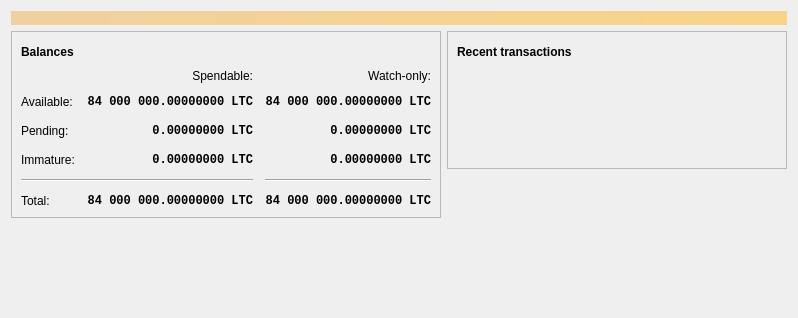
<?xml version="1.0" encoding="UTF-8"?>
<ui version="4.0">
 <class>OverviewPage</class>
 <widget class="QWidget" name="OverviewPage">
  <property name="geometry">
   <rect>
    <x>0</x>
    <y>0</y>
    <width>798</width>
    <height>318</height>
   </rect>
  </property>
  <property name="windowTitle">
   <string>Form</string>
  </property>
  <layout class="QVBoxLayout" name="topLayout">
   <item>
    <widget class="QLabel" name="labelAlerts">
     <property name="visible">
      <bool>false</bool>
     </property>
     <property name="styleSheet">
      <string notr="true">QLabel { background-color: qlineargradient(x1: 0, y1: 0, x2: 1, y2: 0, stop:0 #F0D0A0, stop:1 #F8D488); color:#000000; }</string>
     </property>
     <property name="wordWrap">
      <bool>true</bool>
     </property>
     <property name="margin">
      <number>3</number>
     </property>
     <property name="textInteractionFlags">
      <set>Qt::TextSelectableByMouse</set>
     </property>
    </widget>
   </item>
   <item>
    <layout class="QHBoxLayout" name="horizontalLayout" stretch="1,1">
     <item>
      <layout class="QVBoxLayout" name="verticalLayout_2">
       <item>
        <widget class="QFrame" name="frame">
         <property name="frameShape">
          <enum>QFrame::StyledPanel</enum>
         </property>
         <property name="frameShadow">
          <enum>QFrame::Raised</enum>
         </property>
         <layout class="QVBoxLayout" name="verticalLayout_4">
          <item>
           <layout class="QHBoxLayout" name="horizontalLayout_4">
            <item>
             <widget class="QLabel" name="label_5">
              <property name="font">
               <font>
                <weight>75</weight>
                <bold>true</bold>
               </font>
              </property>
              <property name="text">
               <string>Balances</string>
              </property>
             </widget>
            </item>
            <item>
             <widget class="QPushButton" name="labelWalletStatus">
              <property name="enabled">
               <bool>true</bool>
              </property>
              <property name="maximumSize">
               <size>
                <width>30</width>
                <height>16777215</height>
               </size>
              </property>
              <property name="toolTip">
               <string>The displayed information may be out of date. Your wallet automatically synchronizes with the Lorene network after a connection is established, but this process has not completed yet.</string>
              </property>
              <property name="text">
               <string/>
              </property>
              <property name="icon">
               <iconset resource="../bitcoin.qrc">
                <normaloff>:/icons/warning</normaloff>
                <disabledoff>:/icons/warning</disabledoff>:/icons/warning</iconset>
              </property>
              <property name="iconSize">
               <size>
                <width>24</width>
                <height>24</height>
               </size>
              </property>
              <property name="flat">
               <bool>true</bool>
              </property>
             </widget>
            </item>
            <item>
             <spacer name="horizontalSpacer_3">
              <property name="orientation">
               <enum>Qt::Horizontal</enum>
              </property>
              <property name="sizeHint" stdset="0">
               <size>
                <width>40</width>
                <height>20</height>
               </size>
              </property>
             </spacer>
            </item>
           </layout>
          </item>
          <item>
           <layout class="QGridLayout" name="gridLayout">
            <property name="spacing">
             <number>12</number>
            </property>
            <item row="2" column="2">
             <widget class="QLabel" name="labelWatchPending">
              <property name="font">
               <font>
                <family>Monospace</family>
                <weight>75</weight>
                <bold>true</bold>
               </font>
              </property>
              <property name="cursor">
               <cursorShape>IBeamCursor</cursorShape>
              </property>
              <property name="toolTip">
               <string>Unconfirmed transactions to watch-only addresses</string>
              </property>
              <property name="text">
               <string notr="true">0.00000000 LTC</string>
              </property>
              <property name="alignment">
               <set>Qt::AlignRight|Qt::AlignTrailing|Qt::AlignVCenter</set>
              </property>
              <property name="textInteractionFlags">
               <set>Qt::LinksAccessibleByMouse|Qt::TextSelectableByKeyboard|Qt::TextSelectableByMouse</set>
              </property>
             </widget>
            </item>
            <item row="2" column="1">
             <widget class="QLabel" name="labelUnconfirmed">
              <property name="font">
               <font>
                <family>Monospace</family>
                <weight>75</weight>
                <bold>true</bold>
               </font>
              </property>
              <property name="cursor">
               <cursorShape>IBeamCursor</cursorShape>
              </property>
              <property name="toolTip">
               <string>Total of transactions that have yet to be confirmed, and do not yet count toward the spendable balance</string>
              </property>
              <property name="text">
               <string notr="true">0.00000000 LTC</string>
              </property>
              <property name="alignment">
               <set>Qt::AlignRight|Qt::AlignTrailing|Qt::AlignVCenter</set>
              </property>
              <property name="textInteractionFlags">
               <set>Qt::LinksAccessibleByMouse|Qt::TextSelectableByKeyboard|Qt::TextSelectableByMouse</set>
              </property>
             </widget>
            </item>
            <item row="3" column="2">
             <widget class="QLabel" name="labelWatchImmature">
              <property name="font">
               <font>
                <family>Monospace</family>
                <weight>75</weight>
                <bold>true</bold>
               </font>
              </property>
              <property name="cursor">
               <cursorShape>IBeamCursor</cursorShape>
              </property>
              <property name="toolTip">
               <string>Mined balance in watch-only addresses that has not yet matured</string>
              </property>
              <property name="text">
               <string notr="true">0.00000000 LTC</string>
              </property>
              <property name="alignment">
               <set>Qt::AlignRight|Qt::AlignTrailing|Qt::AlignVCenter</set>
              </property>
              <property name="textInteractionFlags">
               <set>Qt::LinksAccessibleByMouse|Qt::TextSelectableByKeyboard|Qt::TextSelectableByMouse</set>
              </property>
             </widget>
            </item>
            <item row="4" column="0" colspan="2">
             <widget class="Line" name="line">
              <property name="orientation">
               <enum>Qt::Horizontal</enum>
              </property>
             </widget>
            </item>
            <item row="4" column="2">
             <widget class="Line" name="lineWatchBalance">
              <property name="sizePolicy">
               <sizepolicy hsizetype="Preferred" vsizetype="Fixed">
                <horstretch>0</horstretch>
                <verstretch>0</verstretch>
               </sizepolicy>
              </property>
              <property name="minimumSize">
               <size>
                <width>140</width>
                <height>0</height>
               </size>
              </property>
              <property name="orientation">
               <enum>Qt::Horizontal</enum>
              </property>
             </widget>
            </item>
            <item row="5" column="0">
             <widget class="QLabel" name="labelTotalText">
              <property name="text">
               <string>Total:</string>
              </property>
             </widget>
            </item>
            <item row="3" column="1">
             <widget class="QLabel" name="labelImmature">
              <property name="font">
               <font>
                <family>Monospace</family>
                <weight>75</weight>
                <bold>true</bold>
               </font>
              </property>
              <property name="cursor">
               <cursorShape>IBeamCursor</cursorShape>
              </property>
              <property name="toolTip">
               <string>Mined balance that has not yet matured</string>
              </property>
              <property name="text">
               <string notr="true">0.00000000 LTC</string>
              </property>
              <property name="alignment">
               <set>Qt::AlignRight|Qt::AlignTrailing|Qt::AlignVCenter</set>
              </property>
              <property name="textInteractionFlags">
               <set>Qt::LinksAccessibleByMouse|Qt::TextSelectableByKeyboard|Qt::TextSelectableByMouse</set>
              </property>
             </widget>
            </item>
            <item row="2" column="3">
             <spacer name="horizontalSpacer_2">
              <property name="orientation">
               <enum>Qt::Horizontal</enum>
              </property>
              <property name="sizeHint" stdset="0">
               <size>
                <width>40</width>
                <height>20</height>
               </size>
              </property>
             </spacer>
            </item>
            <item row="3" column="0">
             <widget class="QLabel" name="labelImmatureText">
              <property name="text">
               <string>Immature:</string>
              </property>
             </widget>
            </item>
            <item row="5" column="1">
             <widget class="QLabel" name="labelTotal">
              <property name="font">
               <font>
                <family>Monospace</family>
                <weight>75</weight>
                <bold>true</bold>
               </font>
              </property>
              <property name="cursor">
               <cursorShape>IBeamCursor</cursorShape>
              </property>
              <property name="toolTip">
               <string>Your current total balance</string>
              </property>
              <property name="text">
               <string notr="true">84 000 000.00000000 LTC</string>
              </property>
              <property name="alignment">
               <set>Qt::AlignRight|Qt::AlignTrailing|Qt::AlignVCenter</set>
              </property>
              <property name="textInteractionFlags">
               <set>Qt::LinksAccessibleByMouse|Qt::TextSelectableByKeyboard|Qt::TextSelectableByMouse</set>
              </property>
             </widget>
            </item>
            <item row="5" column="2">
             <widget class="QLabel" name="labelWatchTotal">
              <property name="font">
               <font>
                <family>Monospace</family>
                <weight>75</weight>
                <bold>true</bold>
               </font>
              </property>
              <property name="cursor">
               <cursorShape>IBeamCursor</cursorShape>
              </property>
              <property name="toolTip">
               <string>Current total balance in watch-only addresses</string>
              </property>
              <property name="text">
               <string notr="true">84 000 000.00000000 LTC</string>
              </property>
              <property name="alignment">
               <set>Qt::AlignRight|Qt::AlignTrailing|Qt::AlignVCenter</set>
              </property>
              <property name="textInteractionFlags">
               <set>Qt::LinksAccessibleByMouse|Qt::TextSelectableByKeyboard|Qt::TextSelectableByMouse</set>
              </property>
             </widget>
            </item>
            <item row="0" column="2">
             <widget class="QLabel" name="labelWatchonly">
              <property name="text">
               <string>Watch-only:</string>
              </property>
              <property name="alignment">
               <set>Qt::AlignRight|Qt::AlignTrailing|Qt::AlignVCenter</set>
              </property>
             </widget>
            </item>
            <item row="1" column="0">
             <widget class="QLabel" name="labelBalanceText">
              <property name="text">
               <string>Available:</string>
              </property>
             </widget>
            </item>
            <item row="1" column="1">
             <widget class="QLabel" name="labelBalance">
              <property name="font">
               <font>
                <family>Monospace</family>
                <weight>75</weight>
                <bold>true</bold>
               </font>
              </property>
              <property name="cursor">
               <cursorShape>IBeamCursor</cursorShape>
              </property>
              <property name="toolTip">
               <string>Your current spendable balance</string>
              </property>
              <property name="text">
               <string notr="true">84 000 000.00000000 LTC</string>
              </property>
              <property name="alignment">
               <set>Qt::AlignRight|Qt::AlignTrailing|Qt::AlignVCenter</set>
              </property>
              <property name="textInteractionFlags">
               <set>Qt::LinksAccessibleByMouse|Qt::TextSelectableByKeyboard|Qt::TextSelectableByMouse</set>
              </property>
             </widget>
            </item>
            <item row="1" column="2">
             <widget class="QLabel" name="labelWatchAvailable">
              <property name="font">
               <font>
                <family>Monospace</family>
                <weight>75</weight>
                <bold>true</bold>
               </font>
              </property>
              <property name="cursor">
               <cursorShape>IBeamCursor</cursorShape>
              </property>
              <property name="toolTip">
               <string>Your current balance in watch-only addresses</string>
              </property>
              <property name="text">
               <string notr="true">84 000 000.00000000 LTC</string>
              </property>
              <property name="alignment">
               <set>Qt::AlignRight|Qt::AlignTrailing|Qt::AlignVCenter</set>
              </property>
              <property name="textInteractionFlags">
               <set>Qt::LinksAccessibleByMouse|Qt::TextSelectableByKeyboard|Qt::TextSelectableByMouse</set>
              </property>
             </widget>
            </item>
            <item row="2" column="0">
             <widget class="QLabel" name="labelPendingText">
              <property name="text">
               <string>Pending:</string>
              </property>
             </widget>
            </item>
            <item row="0" column="1">
             <widget class="QLabel" name="labelSpendable">
              <property name="text">
               <string>Spendable:</string>
              </property>
              <property name="alignment">
               <set>Qt::AlignRight|Qt::AlignTrailing|Qt::AlignVCenter</set>
              </property>
             </widget>
            </item>
           </layout>
          </item>
         </layout>
        </widget>
       </item>
       <item>
        <spacer name="verticalSpacer">
         <property name="orientation">
          <enum>Qt::Vertical</enum>
         </property>
         <property name="sizeHint" stdset="0">
          <size>
           <width>20</width>
           <height>40</height>
          </size>
         </property>
        </spacer>
       </item>
      </layout>
     </item>
     <item>
      <layout class="QVBoxLayout" name="verticalLayout_3">
       <item>
        <widget class="QFrame" name="frame_2">
         <property name="frameShape">
          <enum>QFrame::StyledPanel</enum>
         </property>
         <property name="frameShadow">
          <enum>QFrame::Raised</enum>
         </property>
         <layout class="QVBoxLayout" name="verticalLayout">
          <item>
           <layout class="QHBoxLayout" name="horizontalLayout_2">
            <item>
             <widget class="QLabel" name="label_4">
              <property name="font">
               <font>
                <weight>75</weight>
                <bold>true</bold>
               </font>
              </property>
              <property name="text">
               <string>Recent transactions</string>
              </property>
             </widget>
            </item>
            <item>
             <widget class="QPushButton" name="labelTransactionsStatus">
              <property name="enabled">
               <bool>true</bool>
              </property>
              <property name="maximumSize">
               <size>
                <width>30</width>
                <height>16777215</height>
               </size>
              </property>
              <property name="toolTip">
               <string>The displayed information may be out of date. Your wallet automatically synchronizes with the Lorene network after a connection is established, but this process has not completed yet.</string>
              </property>
              <property name="text">
               <string/>
              </property>
              <property name="icon">
               <iconset resource="../bitcoin.qrc">
                <normaloff>:/icons/warning</normaloff>
                <disabledoff>:/icons/warning</disabledoff>:/icons/warning</iconset>
              </property>
              <property name="iconSize">
               <size>
                <width>24</width>
                <height>24</height>
               </size>
              </property>
              <property name="flat">
               <bool>true</bool>
              </property>
             </widget>
            </item>
            <item>
             <spacer name="horizontalSpacer">
              <property name="orientation">
               <enum>Qt::Horizontal</enum>
              </property>
              <property name="sizeHint" stdset="0">
               <size>
                <width>40</width>
                <height>20</height>
               </size>
              </property>
             </spacer>
            </item>
           </layout>
          </item>
          <item>
           <widget class="TransactionOverviewWidget" name="listTransactions">
            <property name="styleSheet">
             <string notr="true">QListView { background: transparent; }</string>
            </property>
            <property name="frameShape">
             <enum>QFrame::NoFrame</enum>
            </property>
            <property name="verticalScrollBarPolicy">
             <enum>Qt::ScrollBarAlwaysOff</enum>
            </property>
            <property name="horizontalScrollBarPolicy">
             <enum>Qt::ScrollBarAlwaysOff</enum>
            </property>
            <property name="sizeAdjustPolicy">
             <enum>QAbstractScrollArea::AdjustToContents</enum>
            </property>
            <property name="selectionMode">
             <enum>QAbstractItemView::NoSelection</enum>
            </property>
            <property name="uniformItemSizes">
             <bool>true</bool>
            </property>
           </widget>
          </item>
         </layout>
        </widget>
       </item>
       <item>
        <spacer name="verticalSpacer_2">
         <property name="orientation">
          <enum>Qt::Vertical</enum>
         </property>
         <property name="sizeHint" stdset="0">
          <size>
           <width>20</width>
           <height>40</height>
          </size>
         </property>
        </spacer>
       </item>
      </layout>
     </item>
    </layout>
   </item>
  </layout>
 </widget>
 <customwidgets>
  <customwidget>
   <class>TransactionOverviewWidget</class>
   <extends>QListView</extends>
   <header>qt/transactionoverviewwidget.h</header>
  </customwidget>
 </customwidgets>
 <resources/>
 <connections/>
</ui>
